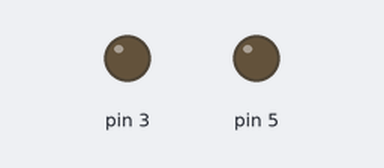
This sketch was run on a simulated Arduino Uno, built with avr-gcc and run on an emulated ATmega328P. Shown: output pins drawn as LEDs (lit = HIGH).

Above: at 0.15 s.
At 4.35 s:
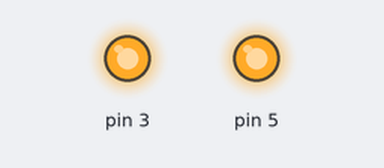
Timing chart, 0 to 4.3 s (numbered marks = the images above):
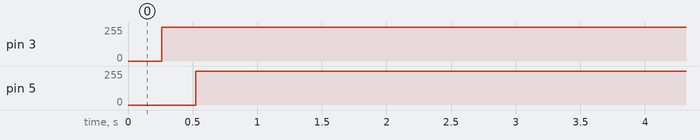

Measured:
- by itself, pin 3: 0/255 → 255/255 at 0.26 s
- by itself, pin 5: 0/255 → 255/255 at 0.52 s

The sketch:

Clase52.ino
```cpp
void setup()
{
    pinMode(3, OUTPUT);
    pinMode(5, OUTPUT);
}

void loop()
{
    int i, j;
    int tiempo = 1;
    int ciclo = 256;

    for (i = 0; i < ciclo; i++)
    {
        delay(tiempo);
        analogWrite(3, i);
        analogWrite(5, ciclo - i);
    }

    for (j = ciclo; j > 0; j--)
    {
        delay(tiempo);
        analogWrite(3, j);
        analogWrite(5, ciclo - j);
    }
}
```
